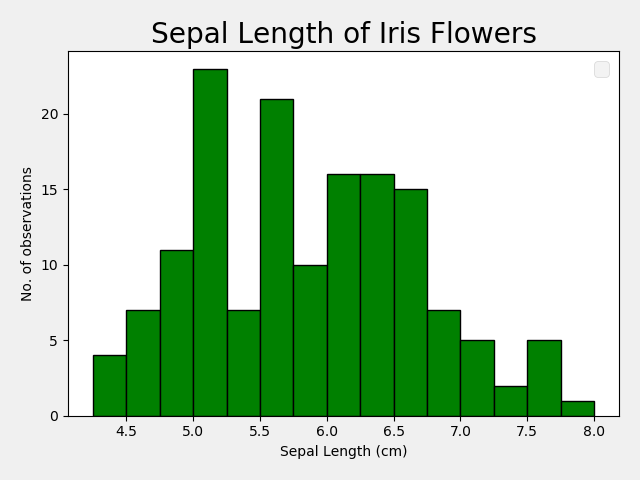

This chart was generated by the following Python code:
# Peter Finnerty - Project Part 3(iii)
# Draft code for histogram of SEPAL LENGTH (all 3 species) 

# Q. Have the script save a histogram of each variable to png files.
#------------------------------------------------------------------------------
import matplotlib.pyplot as plt
import pandas as pd
import numpy as np

df = pd.read_csv('IrisDataset.csv')

# Create hist with bin measures set to bins list.
bins = [4.25, 4.5, 4.75, 5, 5.25, 5.5, 5.75, 6, 6.25, 6.5, 6.75, 7, 7.25, 7.5, 7.75, 8]
plt.hist(df["sepal_length"], bins = bins, color='green', edgecolor='black')

# Format histogram.
plt.style.use('fivethirtyeight')
plt.title("Sepal Length of Iris Flowers")
plt.xlabel('Sepal Length (cm)')
plt.ylabel('No. of observations')
plt.tight_layout()
plt.legend()
# Mark out a median value line.
# median_SL = 5.8
# color = '#fc4f30' 
# plt.axvline(median_SL, color=color, label='Median Sepal Length', linewidth=4)
plt.savefig("Hsepal_length.png")
plt.clf
plt.show()
#-------------------------------------------------------------------------------
# Creating box plot.
import seaborn as sns
sns.set_style("whitegrid")
sns.boxplot(x = 'species', y = 'sepal_length', hue='species', sym='c+', data = df)
plt.title("Iris flowers: Box Plot of Sepal length")
plt.show()

# Creating a violin plot.
sns.set_style("whitegrid")
sns.violinplot(x = "species", y = "sepal_length", hue='species', size = 8, data = df)
plt.title("Iris flowers: Violin Plot of Sepal length")
plt.show()

# Compute and plot PDF of petal_length:
# Reference: https://www.appliedaicourse.com/course/11/Applied-Machine-learning-course
counts, bin_edges = np.histogram(df['sepal_length'], bins = 10, density = True)
pdf = counts / (sum(counts) )
# Plotting the CDF using the cumulative sum function of Numpy.
cdf = np.cumsum(pdf)
plt.plot(bin_edges[1:], pdf)
plt.plot(bin_edges[1:], cdf)
plt.title("Sepal Length PDF and CDF")
plt.show()

# Calculate the Median Absolute Deviation
from statsmodels import robust
print(robust.mad(df["sepal_length"]) )

#-----------------------------------------------------------------------------
# To do: 
# 1. Create separate histogram for each variable OF EACH SPECIES?
# 2. Format the hists in respect of the 'bars' (no spaces, correct bar allignment etc).
# 3. Set pd.read function to read from file in local machine.
# 4. Add extra functionality and double check requirements.
